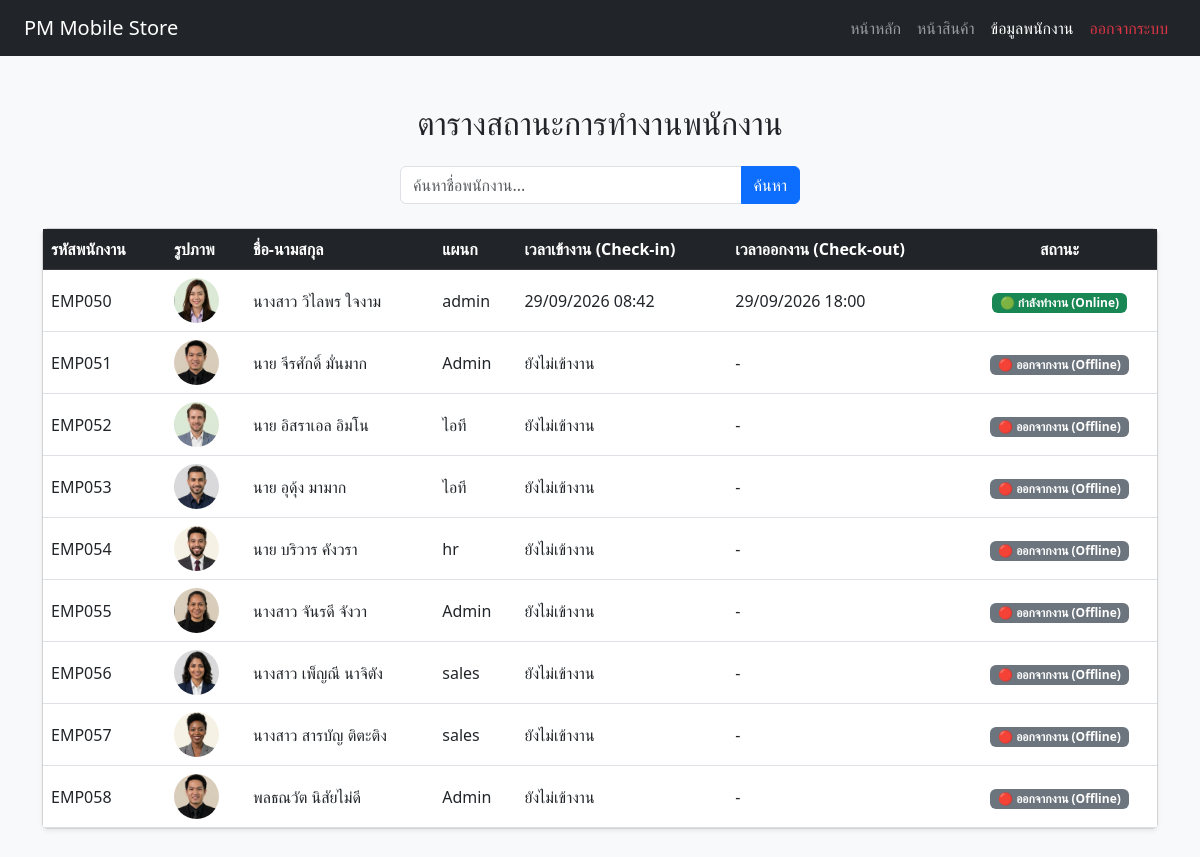
The app's page /employee-status/ with its own data.
### myapp/models.py (models this page shows, shortened)
class person(models.Model):
    emp_id = models.CharField(
      max_length=20, unique=True, blank=True, null=True, verbose_name='รหัสพนักงาน'
  )
    fname = models.CharField(max_length=100)
    lname = models.CharField(max_length=100)
    age = models.IntegerField(null=True, blank=True)
    address = models.TextField(blank=True, null=True)
    gender = models.CharField(max_length=10, blank=True, null=True)
    birthdate = models.DateField(blank=True, null=True)
    department = models.CharField(max_length=50, blank=True, null=True)
    salary = models.DecimalField(max_digits=10, decimal_places=2, blank=True, null=True)
    pics = models.ImageField(upload_to='images/', blank=True, null=True)
    check_in_time = models.DateTimeField(blank=True, null=True)  # เวลาเข้างาน (Check-in)
    check_out_time = models.DateTimeField(blank=True, null=True)  # เวลาออกงาน (Check-out)
    is_online = models.BooleanField(default=False)

### myapp/views.py (the view)
# urls.py: path('employee-status/',views.employee_status_view,name='employee_status',),
def employee_status_view(request):
  query = request.GET.get('q', '')
  if query:
    employees = person.objects.filter(
        Q(fname__icontains=query) | Q(lname__icontains=query)
    )
  else:
    employees = person.objects.all()
  context = {
      'employees': employees,
      'query': query,
  }
  return render(request, 'employee_status.html', context)

### myapp/templates/employee_status.html (shortened to what this page needs)
<!DOCTYPE html>
<html lang="th">
<head>
    <link href="https://cdn.jsdelivr.net/npm/bootstrap@5.3.0/dist/css/bootstrap.min.css" rel="stylesheet">
</head>
<body class="bg-light">
    <nav class="navbar navbar-expand-lg navbar-dark bg-dark px-4">
        <a class="navbar-brand" href="#">PM Mobile Store</a>
        <div class="collapse navbar-collapse">
            <ul class="navbar-nav ms-auto">
                <li class="nav-item"><a class="nav-link" href="{% url 'home' %}">หน้าหลัก</a></li>
                <li class="nav-item"><a class="nav-link" href="{% url 'product' %}">หน้าสินค้า</a></li>
                <li class="nav-item"><a class="nav-link active" href="{% url 'person' %}">ข้อมูลพนักงาน</a></li>
                <li class="nav-item"><a class="nav-link text-danger" href="#">ออกจากระบบ</a></li>
            </ul>
        </div>
    </nav>
    <div class="container my-5">
        <h2 class="text-center mb-4">ตารางสถานะการทำงานพนักงาน</h2>
        <form method="GET" class="input-group mb-4" style="max-width: 400px; margin: 0 auto;">
            <input type="text" name="q" class="form-control" placeholder="ค้นหาชื่อพนักงาน..." value="{{ query }}">
            <button class="btn btn-primary" type="submit">ค้นหา</button>
        </form>
        <div class="card shadow-sm">
            <div class="card-body p-0">
                <table class="table table-hover mb-0 align-middle">
    <thead class="table-dark">
        <tr>
            <th scope="col">รหัสพนักงาน</th>
            <th scope="col" class="ps-3">รูปภาพ</th>
            <th scope="col">ชื่อ-นามสกุล</th>
            <th scope="col">แผนก</th>
            <th scope="col">เวลาเข้างาน (Check-in)</th>
            <th scope="col">เวลาออกงาน (Check-out)</th>
            <th scope="col" class="text-center">สถานะ</th>
        </tr>
    </thead>
    <tbody>
        {% for emp in employees %}
        <tr>
            <td>{{ emp.emp_id }}</td>
            <td class="ps-3">
                {% if emp.pics %}
                    <img src="{{ emp.pics.url }}" alt="รูปพนักงาน" class="rounded-circle" width="45" height="45" style="object-fit: cover;">
                {% else %}
                    <img src="https://via.placeholder.com/45" alt="Default" class="rounded-circle" width="45" height="45">
                {% endif %}
            </td>
            <td>{{ emp.fname }} {{ emp.lname }}</td>
            <td>{{ emp.department|default:"-" }}</td>
            <td>{{ emp.check_in_time|date:"d/m/Y H:i"|default:"ยังไม่เข้างาน" }}</td>
            <td>{{ emp.check_out_time|date:"d/m/Y H:i"|default:"-" }}</td>
            <td class="text-center">
                {% if emp.is_online %}
                    <span class="badge bg-success">🟢 กำลังทำงาน (Online)</span>
                {% else %}
                    <span class="badge bg-secondary">🔴 ออกจากงาน (Offline)</span>
                {% endif %}
            </td>
        </tr>
        {% empty %}
        <tr>
            <td colspan="7" class="text-center py-4 text-muted">ไม่พบข้อมูลพนักงาน</td>
        </tr>
        {% endfor %}
    </tbody>
</table>
            </div>
        </div>
    </div>
</body>
</html>

### records on screen
person: emp_id "EMP050", pics (picture), fname "นางสาว วิไลพร", lname "ใจงาม", department "admin", check_in_time "29/09/2026 08:42", check_out_time "29/09/2026 18:00", is_online "🟢 กำลังทำงาน (Online)"
person: emp_id "EMP051", pics (picture), fname "นาย จีรศักดิ์", lname "มั่นมาก", department "Admin", check_in_time "ยังไม่เข้างาน", check_out_time "-", is_online "🔴 ออกจากงาน (Offline)"
person: emp_id "EMP052", pics (picture), fname "นาย อิสราเอล", lname "อิมโน", department "ไอที", check_in_time "ยังไม่เข้างาน", check_out_time "-", is_online "🔴 ออกจากงาน (Offline)"
person: emp_id "EMP053", pics (picture), fname "นาย อุดุ้ง", lname "มามาก", department "ไอที", check_in_time "ยังไม่เข้างาน", check_out_time "-", is_online "🔴 ออกจากงาน (Offline)"
person: emp_id "EMP054", pics (picture), fname "นาย บริวาร", lname "คังวรา", department "hr", check_in_time "ยังไม่เข้างาน", check_out_time "-", is_online "🔴 ออกจากงาน (Offline)"
person: emp_id "EMP055", pics (picture), fname "นางสาว จันรดี", lname "จังวา", department "Admin", check_in_time "ยังไม่เข้างาน", check_out_time "-", is_online "🔴 ออกจากงาน (Offline)"
person: emp_id "EMP056", pics (picture), fname "นางสาว เพ็ญณี", lname "นาจิตัง", department "sales", check_in_time "ยังไม่เข้างาน", check_out_time "-", is_online "🔴 ออกจากงาน (Offline)"
person: emp_id "EMP057", pics (picture), fname "นางสาว สารบัญ", lname "ติตะติง", department "sales", check_in_time "ยังไม่เข้างาน", check_out_time "-", is_online "🔴 ออกจากงาน (Offline)"
person: emp_id "EMP058", pics (picture), fname "พลธณวัต", lname "นิสัยไม่ดี", department "Admin", check_in_time "ยังไม่เข้างาน", check_out_time "-", is_online "🔴 ออกจากงาน (Offline)"
